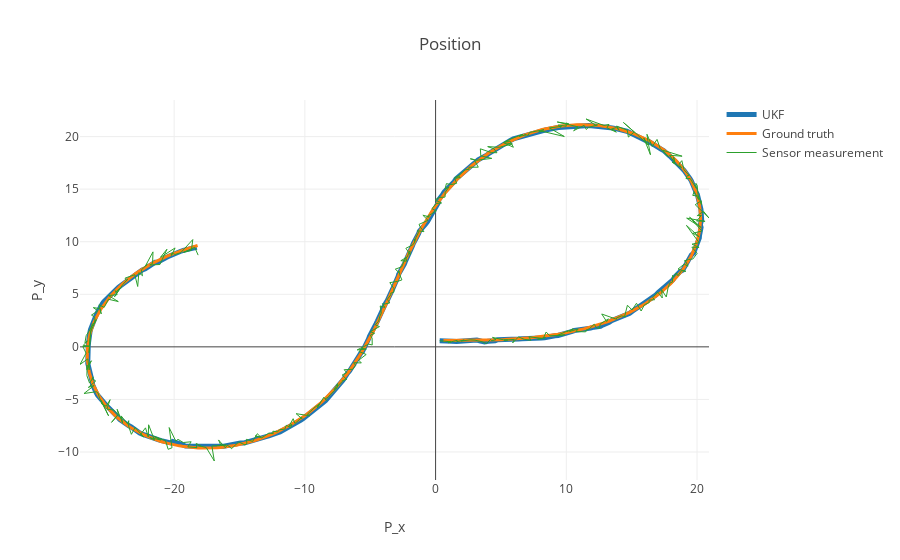

Notebook code for this chart:
### Code cell
data = [
    go.Scatter(
        x=df['px_state'],
        y=df['py_state'],
        name='UKF',
        line = dict(
            width = 5
        )
    ),
    go.Scatter(
        x=df['px_ground_truth'],
        y=df['py_ground_truth'],
        name='Ground truth',
        line = dict(
            width = 3
        )
    ),
    go.Scatter(
        x=df['px_measured'],
        y=df['py_measured'],
        name='Sensor measurement',
        line = dict(
            width = 1
        )
    )
]

layout = go.Layout(
    title='Position',
    yaxis=dict(title='P_y'),
    xaxis=dict(title='P_x')
)

fig = go.Figure(data=data, layout=layout)
iplot(fig)

### Figure 1 — Plotly figure (JSON) as saved in the notebook; plotly's stock layout.template omitted (floating-point values rounded to 4 significant figures; data arrays with more than 128 entries replaced by an {"elided": "..."} marker saying what was removed)
{"data": [{"line": {"width": 5}, "name": "UKF", "type": "scatter", "x": {"elided": "456 float values"}, "y": {"elided": "456 float values"}}, {"line": {"width": 3}, "name": "Ground truth", "type": "scatter", "x": {"elided": "456 float values"}, "y": {"elided": "456 float values"}}, {"line": {"width": 1}, "name": "Sensor measurement", "type": "scatter", "x": {"elided": "456 float values"}, "y": {"elided": "456 float values"}}], "layout": {"title": "Position", "xaxis": {"title": "P_x"}, "yaxis": {"title": "P_y"}}}
